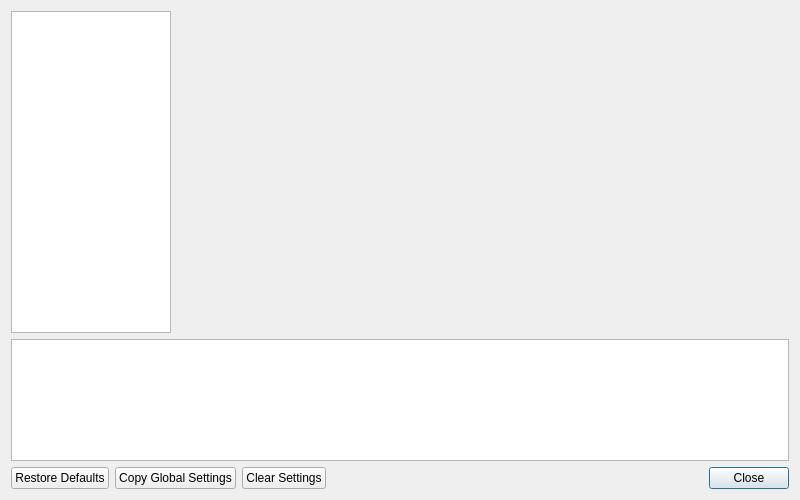
<?xml version="1.0" encoding="UTF-8"?>
<ui version="4.0">
 <class>SettingsWindow</class>
 <widget class="QWidget" name="SettingsWindow">
  <property name="geometry">
   <rect>
    <x>0</x>
    <y>0</y>
    <width>800</width>
    <height>500</height>
   </rect>
  </property>
  <property name="sizePolicy">
   <sizepolicy hsizetype="Preferred" vsizetype="Preferred">
    <horstretch>0</horstretch>
    <verstretch>0</verstretch>
   </sizepolicy>
  </property>
  <property name="windowTitle">
   <string>PCSX2 Settings</string>
  </property>
  <property name="windowIcon">
   <iconset>
    <normalon>:/icons/AppIcon64.png</normalon>
   </iconset>
  </property>
  <layout class="QGridLayout" name="gridLayout" columnstretch="0,1">
   <item row="0" column="0">
    <widget class="QListWidget" name="settingsCategory">
     <property name="sizePolicy">
      <sizepolicy hsizetype="Preferred" vsizetype="Preferred">
       <horstretch>0</horstretch>
       <verstretch>0</verstretch>
      </sizepolicy>
     </property>
     <property name="minimumSize">
      <size>
       <width>160</width>
       <height>0</height>
      </size>
     </property>
     <property name="maximumSize">
      <size>
       <width>160</width>
       <height>16777215</height>
      </size>
     </property>
     <property name="iconSize">
      <size>
       <width>32</width>
       <height>32</height>
      </size>
     </property>
     <property name="wordWrap">
      <bool>true</bool>
     </property>
    </widget>
   </item>
   <item row="0" column="1">
    <widget class="QStackedWidget" name="settingsContainer">
     <property name="minimumSize">
      <size>
       <width>500</width>
       <height>0</height>
      </size>
     </property>
    </widget>
   </item>
   <item row="1" column="0" colspan="2">
    <widget class="QTextEdit" name="helpText">
     <property name="minimumSize">
      <size>
       <width>0</width>
       <height>122</height>
      </size>
     </property>
     <property name="maximumSize">
      <size>
       <width>16777215</width>
       <height>122</height>
      </size>
     </property>
     <property name="readOnly">
      <bool>true</bool>
     </property>
    </widget>
   </item>
   <item row="2" column="0" colspan="2">
    <layout class="QHBoxLayout" name="footerLayout">
     <item>
      <widget class="QPushButton" name="restoreDefaultsButton">
       <property name="text">
        <string>Restore Defaults</string>
       </property>
      </widget>
     </item>
     <item>
      <widget class="QPushButton" name="copyGlobalSettingsButton">
       <property name="text">
        <string>Copy Global Settings</string>
       </property>
      </widget>
     </item>
     <item>
      <widget class="QPushButton" name="clearGameSettingsButton">
       <property name="text">
        <string>Clear Settings</string>
       </property>
      </widget>
     </item>
     <item>
      <spacer name="horizontalSpacer">
       <property name="orientation">
        <enum>Qt::Orientation::Horizontal</enum>
       </property>
       <property name="sizeHint" stdset="0">
        <size>
         <width>40</width>
         <height>20</height>
        </size>
       </property>
      </spacer>
     </item>
     <item>
      <widget class="QPushButton" name="closeButton">
       <property name="text">
        <string>Close</string>
       </property>
       <property name="default">
        <bool>true</bool>
       </property>
      </widget>
     </item>
    </layout>
   </item>
  </layout>
 </widget>
 <resources>
  <include location="../resources/resources.qrc"/>
 </resources>
 <connections/>
</ui>
